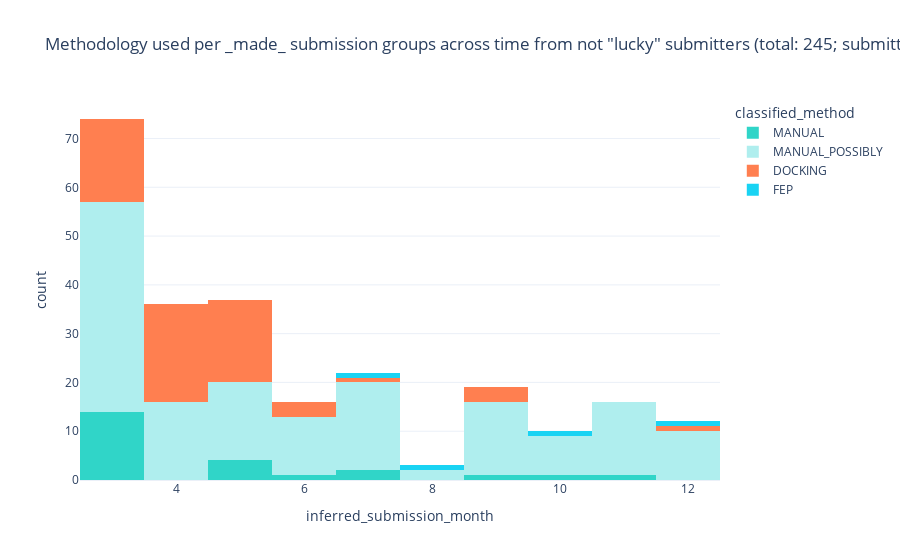

The notebook cell this image was saved under:
### Code cell
import plotly.express as px
from datetime import datetime

date_cutoff = datetime(2021, 1, 1)
subbed = moonshot.loc[(moonshot.MADE) & (~moonshot.lucky_creator) & (moonshot.inferred_submission_date < date_cutoff)].drop_duplicates('CID_group')

fig = px.histogram(subbed, 
                     'inferred_submission_month', 
                     color='classified_method',
                     color_discrete_map = {'DOCKING': '#ff7f50', 'MANUAL':'#30d5c8','MANUAL_POSSIBLY': '#afeeee',
                                           'PRIOR_SARS_INHIBITOR':'#ffdb58','STARTING_LIBRARY': 'gainsboro'},
                     title=f'Methodology used per _made_ submission groups across time from not "lucky" submitters (total: {len(subbed)}; submitted prior to {date_cutoff.strftime("%d-%m-%Y")})',
                     template='plotly_white',
                    )
#fig.write_image("methodology_time.svg", width=800, height=800, scale=2)
fig

### Figure 1 — Plotly figure (JSON) as saved in the notebook; plotly's stock layout.template omitted (floating-point values rounded to 4 significant figures; data arrays with more than 128 entries replaced by an {"elided": "..."} marker saying what was removed)
{"data": [{"alignmentgroup": "True", "bingroup": "x", "hovertemplate": "classified_method=MANUAL<br>inferred_submission_month=%{x}<br>count=%{y}<extra></extra>", "legendgroup": "MANUAL", "marker": {"color": "#30d5c8", "pattern": {"shape": ""}}, "name": "MANUAL", "offsetgroup": "MANUAL", "orientation": "v", "showlegend": true, "type": "histogram", "x": [3, 3, 3, 3, 3, 3, 3, 3, 3, 3, 3, 3, 3, 3, 5, 5, 5, 5, 6, 7, 7, 9, 10, 11], "xaxis": "x", "yaxis": "y"}, {"alignmentgroup": "True", "bingroup": "x", "hovertemplate": "classified_method=MANUAL_POSSIBLY<br>inferred_submission_month=%{x}<br>count=%{y}<extra></extra>", "legendgroup": "MANUAL_POSSIBLY", "marker": {"color": "#afeeee", "pattern": {"shape": ""}}, "name": "MANUAL_POSSIBLY", "offsetgroup": "MANUAL_POSSIBLY", "orientation": "v", "showlegend": true, "type": "histogram", "x": {"elided": "155 int values"}, "xaxis": "x", "yaxis": "y"}, {"alignmentgroup": "True", "bingroup": "x", "hovertemplate": "classified_method=DOCKING<br>inferred_submission_month=%{x}<br>count=%{y}<extra></extra>", "legendgroup": "DOCKING", "marker": {"color": "#ff7f50", "pattern": {"shape": ""}}, "name": "DOCKING", "offsetgroup": "DOCKING", "orientation": "v", "showlegend": true, "type": "histogram", "x": [3, 3, 3, 3, 3, 3, 3, 3, 3, 3, 3, 3, 3, 3, 3, 3, 3, 4, 4, 4, 4, 4, 4, 4, 4, 4, 4, 4, 4, 4, 4, 4, 4, 4, 4, 4, 4, 5, 5, 5, 5, 5, 5, 5, 5, 5, 5, 5, 5, 5, 5, 5, 5, 5, 6, 6, 6, 7, 9, 9, 9, 12], "xaxis": "x", "yaxis": "y"}, {"alignmentgroup": "True", "bingroup": "x", "hovertemplate": "classified_method=FEP<br>inferred_submission_month=%{x}<br>count=%{y}<extra></extra>", "legendgroup": "FEP", "marker": {"color": "#19d3f3", "pattern": {"shape": ""}}, "name": "FEP", "offsetgroup": "FEP", "orientation": "v", "showlegend": true, "type": "histogram", "x": [7, 8, 10, 12], "xaxis": "x", "yaxis": "y"}], "layout": {"autosize": true, "barmode": "relative", "legend": {"title": {"text": "classified_method"}, "tracegroupgap": 0}, "title": {"text": "Methodology used per _made_ submission groups across time from not \"lucky\" submitters (total: 245; submitted prior to 01-01-2021)"}, "xaxis": {"anchor": "y", "autorange": true, "domain": [0, 1], "range": [2.5, 12.5], "title": {"text": "inferred_submission_month"}, "type": "linear"}, "yaxis": {"anchor": "x", "autorange": true, "domain": [0, 1], "range": [0, 77.89], "title": {"text": "count"}}}}
